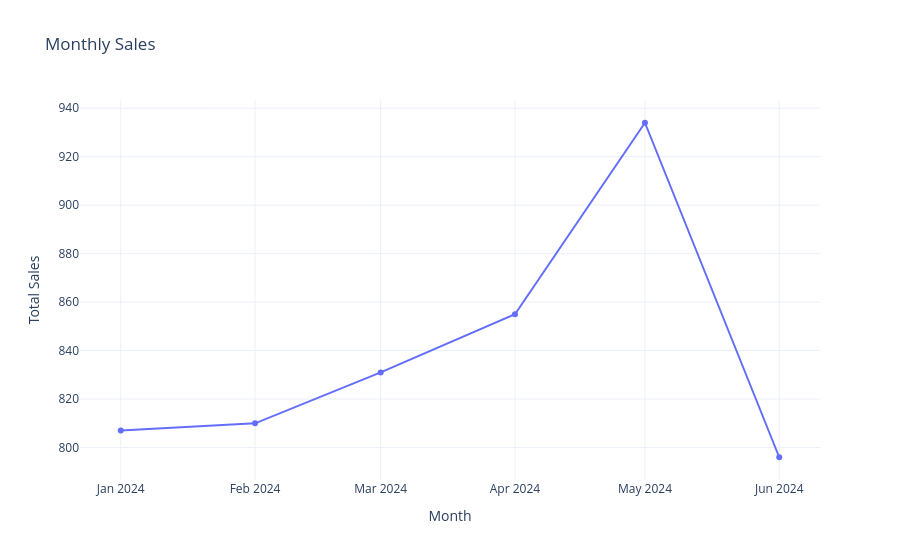

The code cell stored with this chart in its notebook:
### Code cell
fig  = px.line(
    data_frame = monthly_sales,
    x = 'month',
    y = 'sales',
    markers = True,
    title = 'Monthly Sales' 

)

fig.update_layout(
    xaxis_title = 'Month',
    yaxis_title = 'Total Sales'
)

fig.show()

### Figure 1 — Plotly figure (JSON) as saved in the notebook; plotly's stock layout.template omitted (floating-point values rounded to 4 significant figures)
{"data": [{"hovertemplate": "month=%{x}<br>sales=%{y}<extra></extra>", "legendgroup": "", "line": {"color": "#636efa", "dash": "solid"}, "marker": {"symbol": "circle"}, "mode": "lines+markers", "name": "", "orientation": "v", "showlegend": false, "type": "scatter", "x": ["2024-01-01T00:00:00.000000", "2024-02-01T00:00:00.000000", "2024-03-01T00:00:00.000000", "2024-04-01T00:00:00.000000", "2024-05-01T00:00:00.000000", "2024-06-01T00:00:00.000000"], "xaxis": "x", "y": [807, 810, 831, 855, 934, 796], "yaxis": "y"}], "layout": {"legend": {"tracegroupgap": 0}, "title": {"text": "Monthly Sales"}, "xaxis": {"anchor": "y", "domain": [0, 1], "title": {"text": "Month"}}, "yaxis": {"anchor": "x", "domain": [0, 1], "title": {"text": "Total Sales"}}}}
